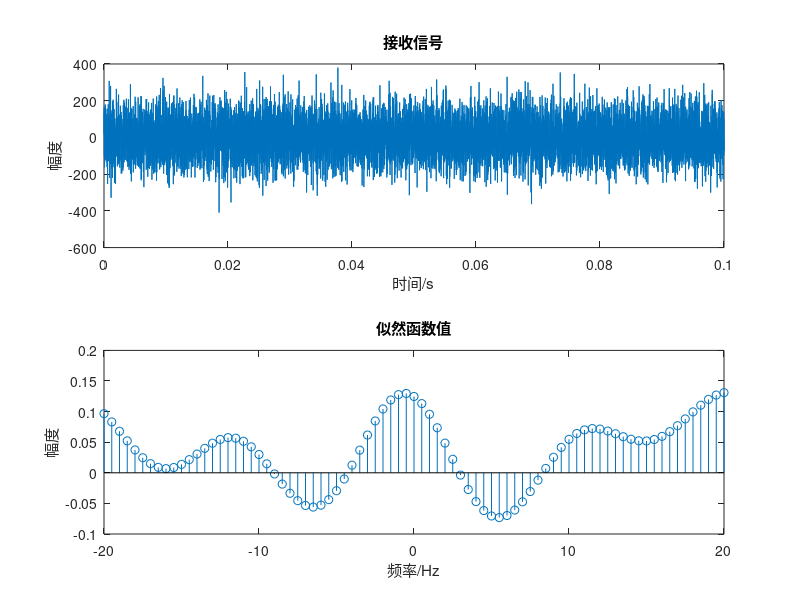

The MATLAB script that drew this image:
%%分析LFM信号时域和频域

fs=1e5;   %采样率
T=10e-2;  %脉冲宽度
N=fs*T;   %采样点数
t=linspace(0,T,N);%横坐标
y=chirp(t,3e3,T,7e3);%纵坐标
y=awgn(y,-40);
subplot(2,1,1);

plot(t,y);
xlabel("时间/s");
ylabel("幅度");
title('接收信号');
f=-20:0.5:20;
y_s=zeros(length(f),N);

for i=1:length(f) 
    y_s(i,(1:N))=chirp(t,3e3+f(i),T,7e3+f(i));
end

y_sy=zeros(1,N);

y_sum=zeros(1,length(f));

for i=1:length(f)
    y_sy=y_s(i,(1:N)).*y;
    y_sum(i)=trapz(t,y_sy);
end
subplot(2,1,2);
stem(f,y_sum);
xlabel("频率/Hz");
ylabel("幅度");
title('似然函数值');
